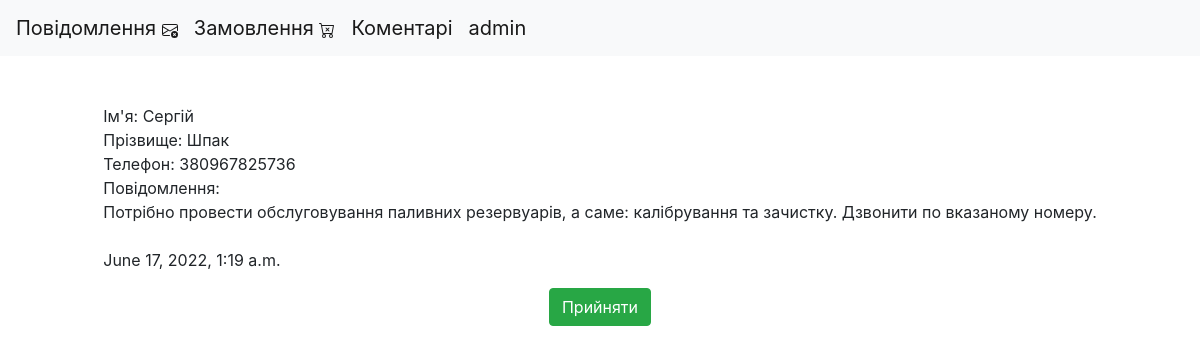
The page /mail/more/17/ (signed in) on the database its author committed.
### app/models.py (models this page shows, shortened)
class Service(models.Model):
	first_name = models.CharField(max_length=50)
	last_name = models.CharField(max_length=100)
	full_text = models.TextField('Повідомлення')
	number = models.CharField(max_length=30)
	service_choise = (
		('Ремонт лічильників рідини', 'Ремонт лічильників рідини'),
		('Ремонт паливних колонок', 'Ремонт паливних колонок'),
		('Обслуговування паливних резервуарів', 'Обслуговування паливних резервуарів')
		)
	services = models.CharField(max_length=100, blank=True, null=True, choices=service_choise)
	created = models.DateTimeField("Додано", default=datetime.now())
	class Meta:
		ordering = ('first_name', 'created')
		verbose_name = 'Повідомлення'
		verbose_name_plural = 'Повідомлення'

### app/views.py (the view)
# urls.py: path('mail/more/<int:pk>/', views.admin_more_mail, name='mail_more'),
def admin_more_mail(request, pk):
	if request.user.is_superuser:
		more_mail = Service.objects.get(id=pk)
		return render(request, 'app/admin_more_mail.html', {'more_mail': more_mail})
	else:
		return redirect('/profile')

### app/templates/app/admin_more_mail.html (shortened to what this page needs)
{% extends 'app/admin_mail.html' %}
{% block main %}
{% if more_mail %}
<div class="h-100 d-flex align-items-center justify-content-center mt-5">
	Ім'я: {{ more_mail.first_name }}<br>
	Прізвище: {{ more_mail.last_name }}<br>
	Телефон: {{ more_mail.number }} <br>
	Повідомлення:<br>
	{{ more_mail.full_text }}<br>
	<br>
	{{ more_mail.created }}<br>
</div>
<div class="col-md-12 text-center mt-3">
	<a class="btn btn-success float-center" style="color:white;" href="{% url 'station:mail_accept' more_mail.id %}">Прийняти</a>
</div>
{% endif %}
{% endblock main %}

### app/templates/app/admin_mail.html (shortened to what this page needs)
<!DOCTYPE html>
<html>
<head>
  <link rel="stylesheet" href="https://cdn.jsdelivr.net/npm/bootstrap@4.3.1/dist/css/bootstrap.min.css">
</head>
<body>
{% block nav %}
<nav class="navbar navbar-expand-lg navbar-light bg-light">
  <a class="navbar-brand" href="{% url 'station:admin_mail'%}">
  Повідомлення
  </a>
  <a class="navbar-brand" href="{% url 'station:admin_order'%}">Замовлення
</a>
  <a class="navbar-brand" href="{% url 'station:comment'%}">Коментарі</a>
  <a class="navbar-brand" href="{% url 'station:profile'%}">{{ user}}</a>
</nav>
{% endblock nav %}
{% block main %}{% endblock main %}
</body>
</html>

### rows shown on the page
Service: first_name "Сергій", last_name "Шпак", number "380967825736", full_text "Потрібно провести обслуговування паливних резервуарів, а саме: калібрування та зачистку. Дзвонити по вказаному номеру.", created "June 17, 2022, 1:19 a.m."

### other values the page prints
{{ user }} "admin"
